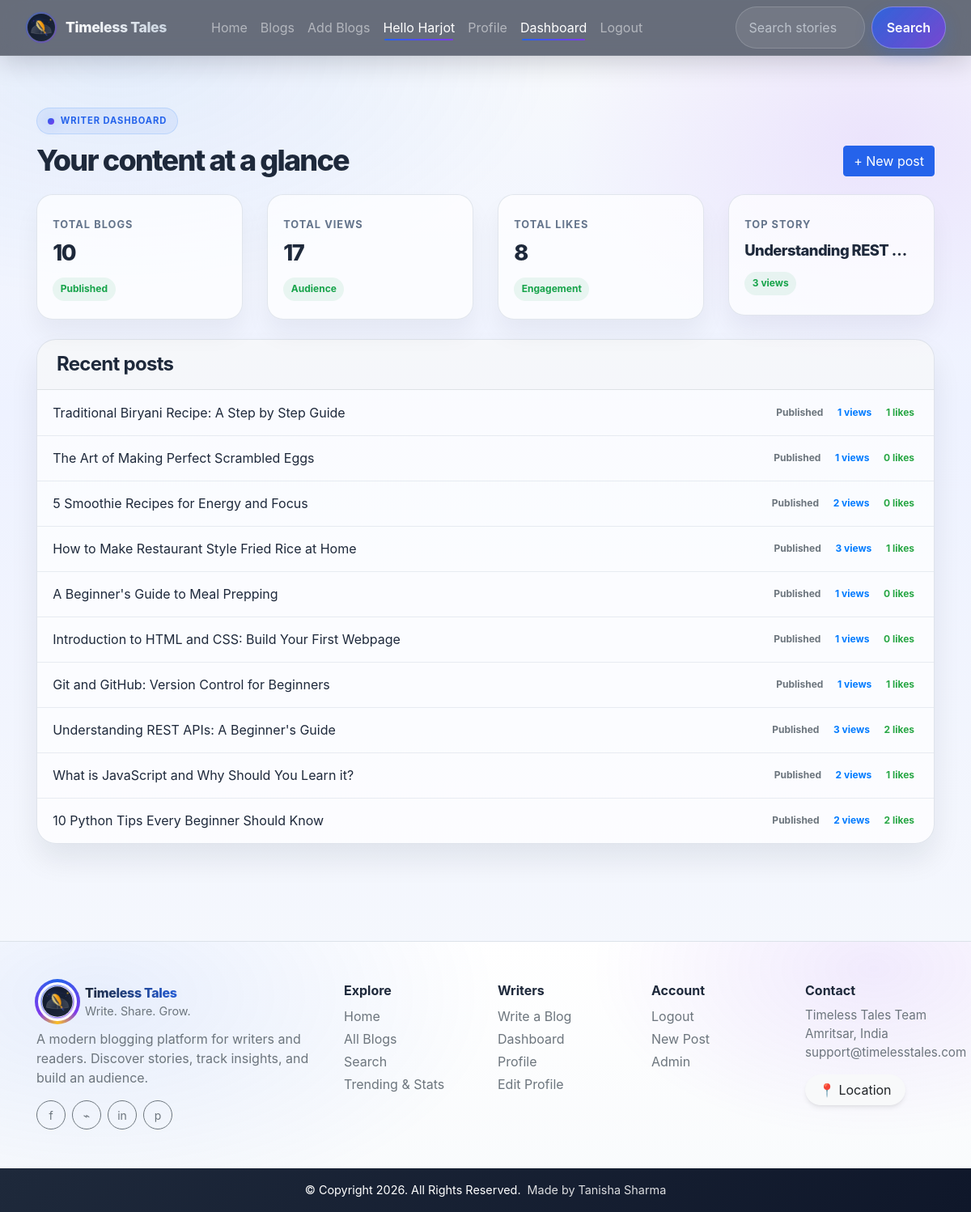
Page /dashboard/ (signed in) on the committed database.
### home/models.py (models this page shows, shortened)
class BlogPost(models.Model):
    STATUS_CHOICES = [
        ('draft', 'Draft'),
        ('published', 'Published'),
    ]
    title = models.CharField(max_length=255)
    author = models.ForeignKey(User, on_delete=models.CASCADE)
    slug = models.CharField(max_length=130)
    content = models.TextField()
    image = models.ImageField(upload_to="profile_pics", blank=True, null=True)
    dateTime = models.DateTimeField(auto_now_add=True)
    views = models.PositiveIntegerField(default=0)
    likes = models.PositiveIntegerField(default=0)
    status = models.CharField(max_length=10, choices=STATUS_CHOICES, default='draft')
    category = models.ForeignKey(Category, on_delete=models.SET_NULL, null=True, blank=True)
    tags = models.ManyToManyField(Tag, blank=True)

### home/views.py (the view)
# urls.py: path("dashboard/", views.writer_dashboard, name="writer_dashboard"),
@login_required(login_url='/login')
def writer_dashboard(request):
    my_posts = BlogPost.objects.filter(author=request.user)
    total_blogs = my_posts.count()
    stats = my_posts.aggregate(
        total_views=Sum('views'),
        total_likes=Sum('likes')
    )
    total_views = stats['total_views'] or 0
    total_likes = stats['total_likes'] or 0
    most_viewed = my_posts.order_by('-views').first()
    return render(request, "writer_dashboard.html", {
        'total_blogs': total_blogs,
        'total_views': total_views,
        'total_likes': total_likes,
        'most_viewed': most_viewed,
        'my_posts': my_posts.order_by('-dateTime')[:10],
    })

### home/templates/writer_dashboard.html (shortened to what this page needs)
{% extends 'base.html' %}
{% block dashboardactive %} active {% endblock dashboardactive %}
{% block body %}
<div class="page-shell">
  <div class="container py-4">
    <div class="page-header">
      <div>
        <div class="eyebrow">Writer dashboard</div>
        <h1 class="section-heading">Your content at a glance</h1>
      </div>
      <a href="/add_blogs/" class="btn btn-primary">+ New post</a>
    </div>
    <div class="row g-4 mb-4">
      <div class="col-md-6 col-xl-3">
        <div class="stat-card">
          <small>Total blogs</small>
          <h3>{{ total_blogs }}</h3>
          <span class="trend">Published</span>
        </div>
      </div>
      <div class="col-md-6 col-xl-3">
        <div class="stat-card">
          <small>Total views</small>
          <h3>{{ total_views }}</h3>
          <span class="trend">Audience</span>
        </div>
      </div>
      <div class="col-md-6 col-xl-3">
        <div class="stat-card">
          <small>Total likes</small>
          <h3>{{ total_likes }}</h3>
          <span class="trend">Engagement</span>
        </div>
      </div>
      <div class="col-md-6 col-xl-3">
        <div class="stat-card">
          <small>Top story</small>
          {% if most_viewed %}
          <h3 style="font-size: 1.15rem; line-height: 1.4; letter-spacing: -0.03em;">{{ most_viewed.title|truncatechars:20 }}</h3>
          <span class="trend">{{ most_viewed.views }} views</span>
          {% else %}
          <h3>—</h3>
          <span class="trend">No data yet</span>
          {% endif %}
        </div>
      </div>
    </div>
    <div class="list-panel">
      <div class="px-4 py-3 border-bottom" style="background: rgba(15,23,42,0.02);">
        <h4 class="mb-0" style="font-weight:700; letter-spacing:-0.03em;">Recent posts</h4>
      </div>
      <ul class="list-group list-group-flush">
        {% for post in my_posts %}
        <li class="list-group-item d-flex flex-column flex-md-row justify-content-between align-items-md-center gap-2">
          <a href="{% url 'blogs_comments' post.slug %}" class="fw-semibold text-decoration-none" style="color: var(--blog-text);">{{ post.title }}</a>
          <div class="d-flex flex-wrap gap-2">
            <span class="badge rounded-pill bg-secondary-subtle text-secondary">{{ post.get_status_display }}</span>
            <span class="badge rounded-pill bg-primary-subtle text-primary">{{ post.views }} views</span>
            <span class="badge rounded-pill bg-success-subtle text-success">{{ post.likes }} likes</span>
          </div>
        </li>
        {% empty %}
        <li class="list-group-item text-muted">No posts yet. <a href="{% url 'add_blogs' %}" class="text-decoration-none fw-semibold" style="color: var(--blog-primary);">Add your first blog</a></li>
        {% endfor %}
      </ul>
    </div>
  </div>
</div>
{% endblock %}

### home/templates/base.html (shortened to what this page needs)
<!doctype html>
<html lang="en">
  <head>
    <link href="//maxcdn.bootstrapcdn.com/bootstrap/4.1.1/css/bootstrap.min.css" rel="stylesheet" id="bootstrap-css">
    {% load static %}
    <link href="https://cdn.jsdelivr.net/npm/bootstrap@5.0.2/dist/css/bootstrap.min.css" rel="stylesheet">
    <link rel="stylesheet" href="https://maxcdn.bootstrapcdn.com/bootstrap/4.0.0/css/bootstrap.min.css">
  </head>
  <body class="{% block body_class %}{% endblock %}">
    <nav class="navbar navbar-expand-lg navbar-dark sticky-top">
      <div class="container-fluid">
        <a class="navbar-brand" href="/">
          <div class="navbar-logo-wrap">
            <img
              src="{% static 'favicon/timeless-tales-logo (1).svg' %}"
              alt="Timeless Tales Logo"
              class="navbar-logo-img">
          </div>
          <span class="navbar-brand-text">Timeless Tales</span>
        </a>
        <div class="collapse navbar-collapse" id="navbarSupportedContent">
          <div class="container mx-3">
            <ul class="navbar-nav me-auto mb-2 mb-lg-0">
              <li class="nav-item">
                <a class="nav-link {% block homeactive %} {% endblock homeactive %}" aria-current="page" href="/">Home</a>
              </li>
              <li class="nav-item">
                <a class="nav-link {% block blogsactive %} {% endblock blogsactive %}" href="/blogs/">Blogs</a>
              </li>
              {% if user.is_authenticated %}
              <li class="nav-item">
                <a class="nav-link {% block add_blogs_active %} {% endblock add_blogs_active %}" href="/add_blogs/">Add Blogs</a>
              </li>
              <li class="nav-item">
                <a class="nav-link active" href="#">Hello {{request.user}}</a>
              </li>
              <li class="nav-item">
                <a class="nav-link {% block profileactive %} {% endblock profileactive %}" href="/profile/">Profile</a>
              </li>
              <li class="nav-item">
                <a class="nav-link {% block dashboardactive %} {% endblock dashboardactive %}" href="/dashboard/">Dashboard</a>
              </li>
              <li class="nav-item">
                <a class="nav-link" href="/logout/">Logout</a>
              </li>
              {% endif %}
            </ul>
          </div>
          <form class="d-flex" method="POST" action="/search/"> {% csrf_token %}
            <input class="form-control me-2" type="search" placeholder="Search stories" name="searched" id="searched" aria-label="Search">
            <button class="btn btn-nav-search" type="submit">Search</button>
          </form>
        </div>
      </div>
    </nav>
    {% block body %}
    {% endblock %}
    <footer class="mt-5 footer-modern">
      <div class="container py-5">
        <div class="row g-4 align-items-start">
          <div class="col-lg-4">
            <div class="d-flex align-items-center gap-2 mb-2">
              <div class="footer-logo-wrap">
                <img
                  src="{% static 'favicon/timeless-tales-logo (1).svg' %}"
                  alt="Timeless Tales"
                  class="footer-logo">
              </div>
              <div>
                <div class="footer-brand-name" style="font-size:1rem;">Timeless Tales</div>
                <div class="text-muted" style="font-size:.9rem;">Write. Share. Grow.</div>
              </div>
            </div>
            <p class="text-muted mb-3" style="max-width: 360px;">
              A modern blogging platform for writers and readers. Discover stories, track insights, and build an audience.
            </p>
            <div class="d-flex gap-2">
              <a class="btn btn-outline-secondary btn-sm rounded-circle footer-social" href="https://www.facebook.com/" target="_blank" rel="noopener noreferrer" aria-label="Facebook">f</a>
              <a class="btn btn-outline-secondary btn-sm rounded-circle footer-social" href="https://www.instagram.com/" target="_blank" rel="noopener noreferrer" aria-label="Instagram">⌁</a>
              <a class="btn btn-outline-secondary btn-sm rounded-circle footer-social" href="https://www.linkedin.com/" target="_blank" rel="noopener noreferrer" aria-label="LinkedIn">in</a>
              <a class="btn btn-outline-secondary btn-sm rounded-circle footer-social" href="https://www.pinterest.com/" target="_blank" rel="noopener noreferrer" aria-label="Pinterest">p</a>
            </div>
          </div>
          <div class="col-6 col-lg-2">
            <div class="fw-bold mb-2">Explore</div>
            <div class="d-flex flex-column gap-1">
              <a class="text-decoration-none text-muted" href="/">Home</a>
              <a class="text-decoration-none text-muted" href="/blogs/">All Blogs</a>
              <a class="text-decoration-none text-muted" href="/search/">Search</a>
              <a class="text-decoration-none text-muted" href="/dashboard/">Trending & Stats</a>
            </div>
          </div>
          <div class="col-6 col-lg-2">
            <div class="fw-bold mb-2">Writers</div>
            <div class="d-flex flex-column gap-1">
              <a class="text-decoration-none text-muted" href="/add_blogs/">Write a Blog</a>
              <a class="text-decoration-none text-muted" href="/dashboard/">Dashboard</a>
              <a class="text-decoration-none text-muted" href="/profile/">Profile</a>
              <a class="text-decoration-none text-muted" href="/edit_profile/">Edit Profile</a>
            </div>
          </div>
          <div class="col-6 col-lg-2">
            <div class="fw-bold mb-2">Account</div>
            <div class="d-flex flex-column gap-1">
              {% if user.is_authenticated %}
              <a class="text-decoration-none text-muted" href="/logout/">Logout</a>
              <a class="text-decoration-none text-muted" href="/add_blogs/">New Post</a>
              {% else %}
              <a class="text-decoration-none text-muted" href="/login/">Login</a>
              <a class="text-decoration-none text-muted" href="/register/">Register</a>
              {% endif %}
              <a class="text-decoration-none text-muted" href="/admin/">Admin</a>
            </div>
          </div>
          <div class="col-6 col-lg-2">
            <div class="fw-bold mb-2">Contact</div>
            <div class="text-muted" style="font-size:.95rem;">
              Timeless Tales Team<br>
              Amritsar, India<br>
              <a href="mailto:support@timelesstales.com" class="text-decoration-none text-muted">support@timelesstales.com</a>
            </div>
            <a href="https://www.google.com/maps?q=Amritsar,+Punjab,+India" target="_blank" rel="noopener noreferrer" class="btn btn-light mt-3 px-3" style="border-radius: 999px; box-shadow: var(--blog-shadow);">
              📍 Location
            </a>
          </div>
        </div>
      </div>
      <div style="background: linear-gradient(135deg, #1e293b 0%, #0f172a 100%);">
        <div class="container py-3 d-flex flex-column flex-md-row justify-content-center gap-2">
          <div class="text-center text-white" style="font-size:.9rem;">© Copyright 2026. All Rights Reserved.</div>
          <div class="text-center" style="font-size:.9rem; color: rgba(255,255,255,.85);">Made by Tanisha Sharma </div>
        </div>
      </div>
    </footer>
  </body>
</html>

### rows in the picture
BlogPost: title "Understanding REST …", views "3", title "Understanding REST APIs: A Beginner's Guide", status "Published", likes "2"
BlogPost: title "Traditional Biryani Recipe: A Step by Step Guide", status "Published", views "1", likes "1"
BlogPost: title "The Art of Making Perfect Scrambled Eggs", status "Published", views "1", likes "0"
BlogPost: title "5 Smoothie Recipes for Energy and Focus", status "Published", views "2", likes "0"
BlogPost: title "How to Make Restaurant Style Fried Rice at Home", status "Published", views "3", likes "1"
BlogPost: title "A Beginner's Guide to Meal Prepping", status "Published", views "1", likes "0"
BlogPost: title "Introduction to HTML and CSS: Build Your First Webpage", status "Published", views "1", likes "0"
BlogPost: title "Git and GitHub: Version Control for Beginners", status "Published", views "1", likes "1"
BlogPost: title "What is JavaScript and Why Should You Learn it?", status "Published", views "2", likes "1"
BlogPost: title "10 Python Tips Every Beginner Should Know", status "Published", views "2", likes "2"

### other values in the picture
{{ request.user }} "Harjot"
{{ total_blogs }} "10"
{{ total_views }} "17"
{{ total_likes }} "8"
